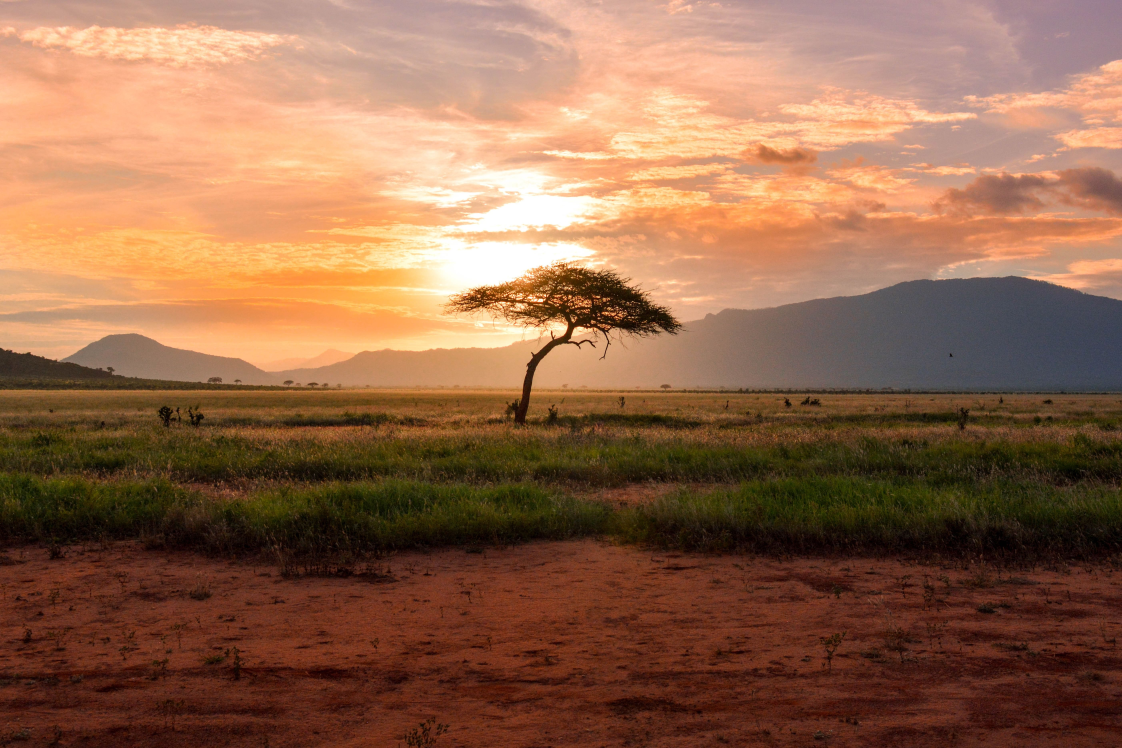
#> input picture test_maker/images/small/image_0.jpg, 5610 x 3739 px (shown at 1/5 size); its folder holds 4 pictures in this run
$ python image-resizer.py
#> lines starting #> are read from the running program, lines starting #| are printed output that depends on the picture
#Import required Image library
from PIL import Image
import time

dir = "small/"

for i in range(10):
    name = f"image_{i}.jpg"
    #Create an Image Object from an Image
    im = Image.open(dir + name)
#> im is the input picture: PIL image 5610x3739 RGB; mean R, G, B 146.1, 103.6, 76.4

    max_w = 500
    max_h = 500

    #Display actual image
    # im.show()

    w, h = im.size[0], im.size[1]
#> w = 5610; h = 3739

    if w > max_w:
        new_h = h * 500 / w
#> new_h = 333.2
        resized_im = im.resize((round(max_w), round(new_h)))
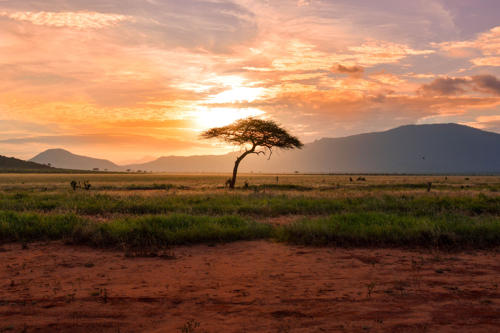
#> resized_im: PIL image 500x333 RGB; mean R, G, B 146.1, 103.6, 76.4
        resized_im.save('small_min/' + name)
    elif h > max_h:
        new_w = w * 500 / h
        resized_im = im.resize((round(new_w), round(max_h)))
        resized_im.save('small_min/' + name)

    print(f"{i} {name} saving...")
    time.sleep(0.5)
#> pass 2 of the loop `for i in range(10):`:
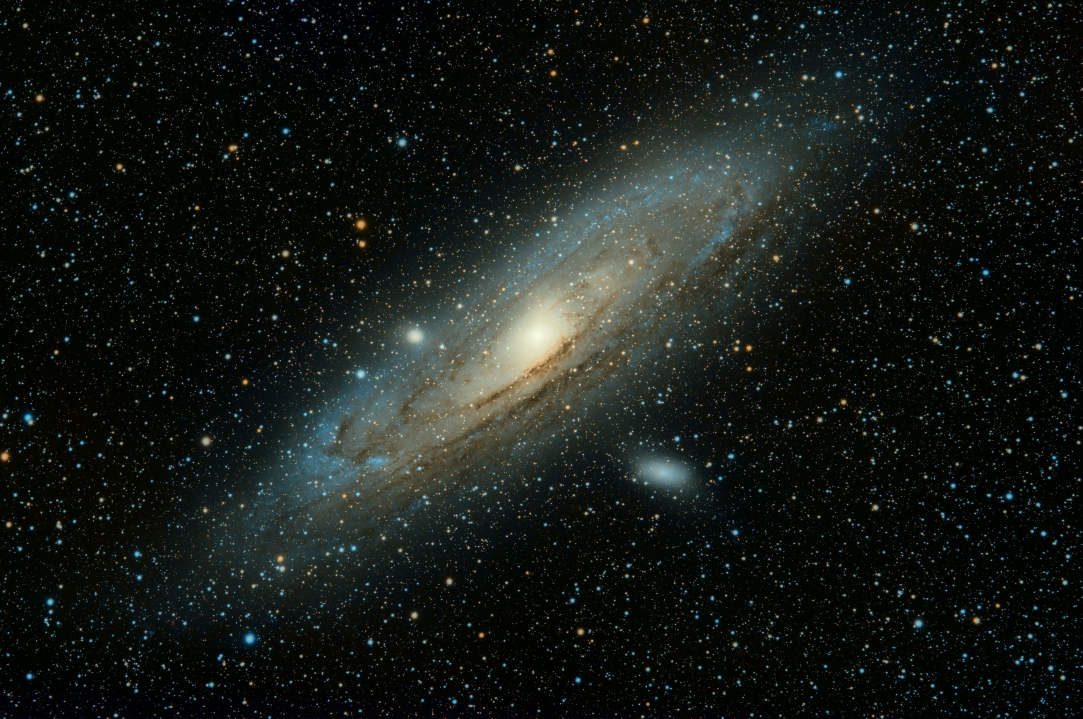
#> input picture test_maker/images/small/image_1.jpg, 5412 x 3594 px (shown at 1/5 size)
#> im is the input picture: PIL image 5412x3594 RGB; mean R, G, B 21.8, 26.7, 22.8
#> `resized_im = im.resize((round(max_w), round(new_h)))`:
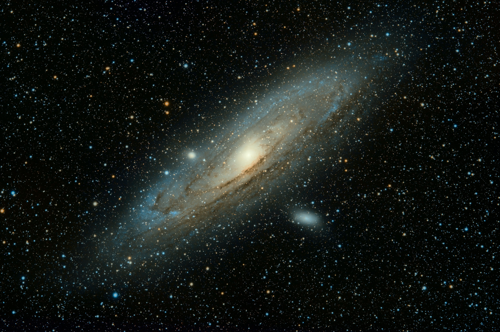
#> resized_im: PIL image 500x332 RGB; mean R, G, B 21.8, 26.7, 22.9
#> pass 3 of the loop `for i in range(10):`:
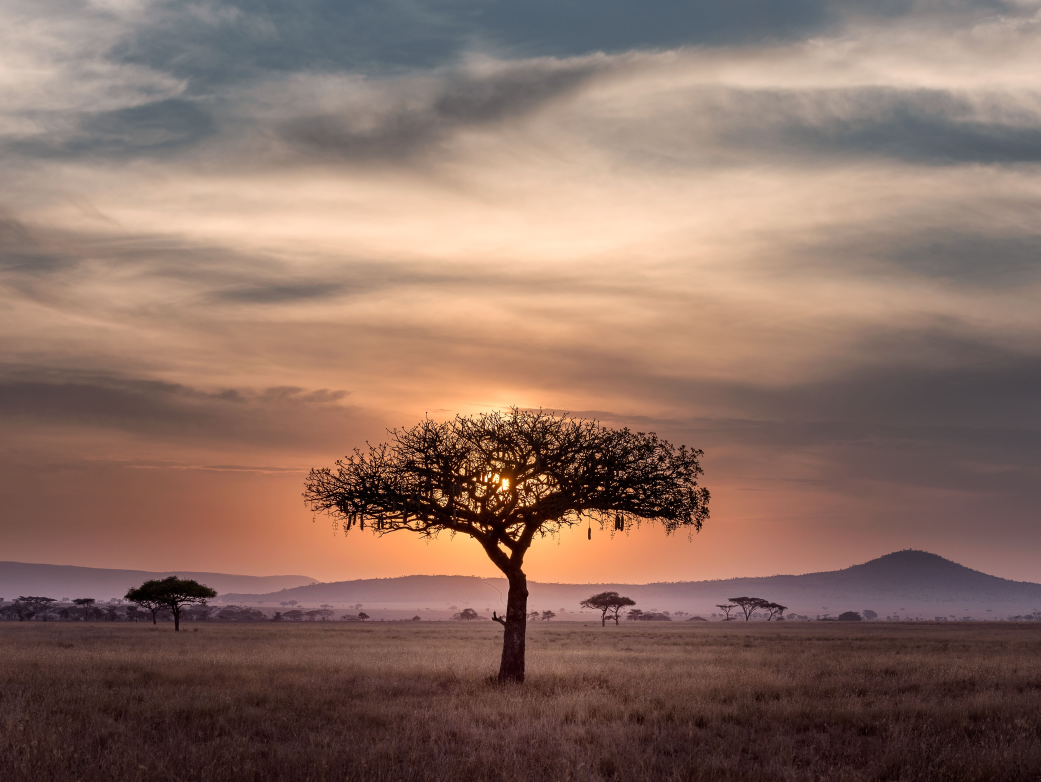
#> input picture test_maker/images/small/image_2.jpg, 5203 x 3910 px (shown at 1/5 size)
#> im is the input picture: PIL image 5203x3910 RGB; mean R, G, B 138.9, 110.8, 99.3
#> `resized_im = im.resize((round(max_w), round(new_h)))`:
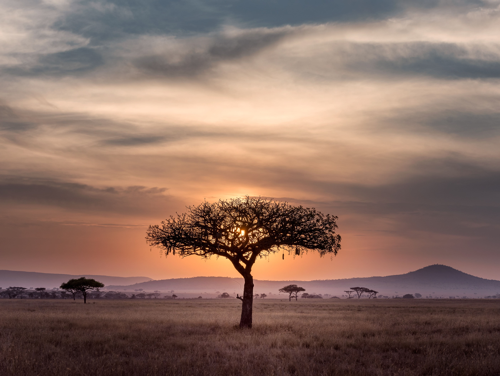
#> resized_im: PIL image 500x376 RGB; mean R, G, B 138.9, 110.9, 99.3
#> (the run stopped early here; a loop or call above may not have finished)
